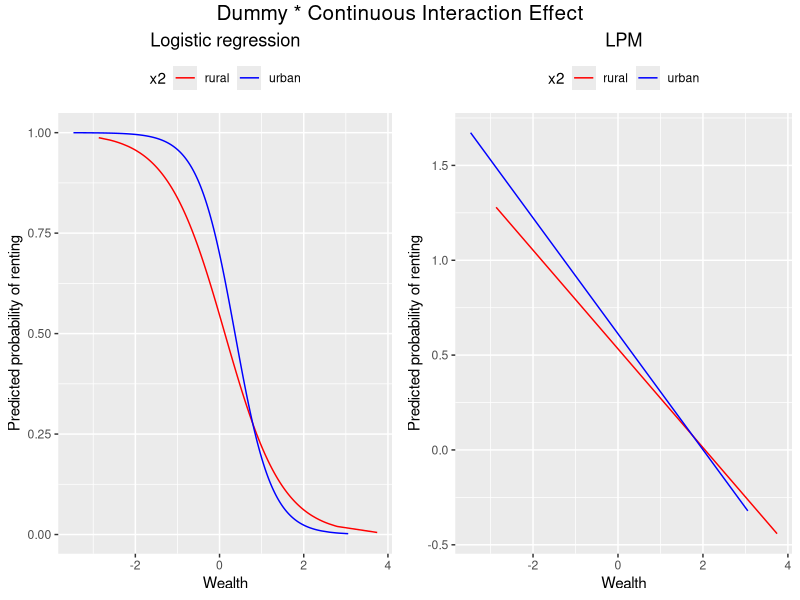
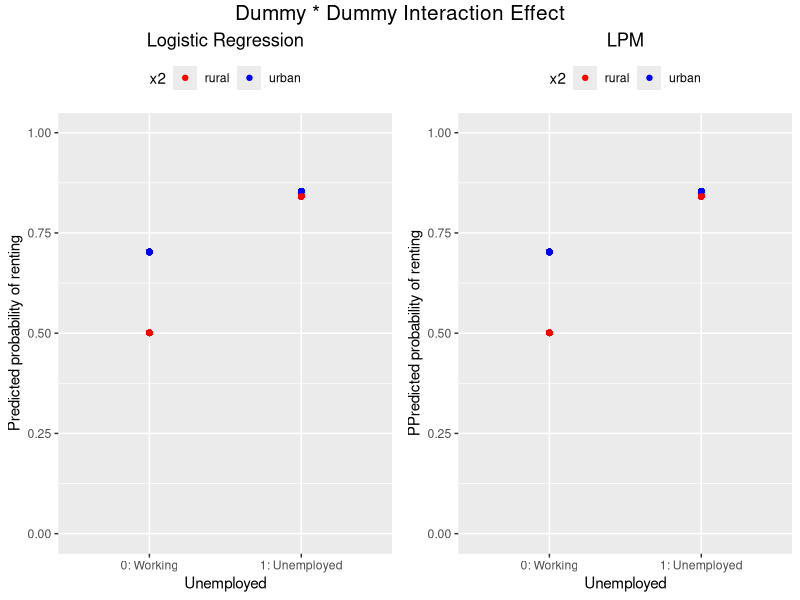
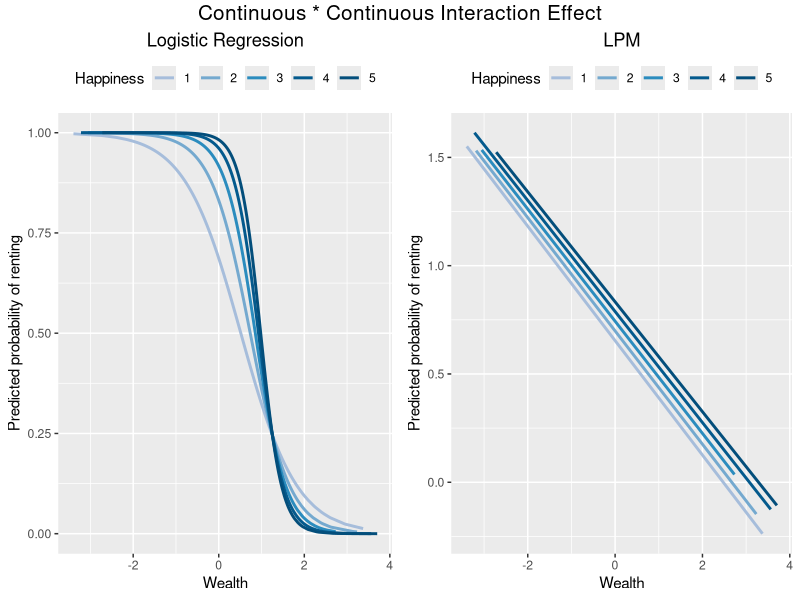

The R script that drew these images, in order:
require(ggplot2)
require(gridExtra)
require(grid)

set.seed(45683)

prob2logit <- function(x){
  logit = log(x / (1 - x))
}


intercept <- prob2logit(0.5)

#Simulate dummy x continuous
sim_dummy_cont = function(sample_size = 3000, beta_0 = intercept, beta_1 = -1.5, beta_2= 0.8, beta_3 = -0.8) {
  x1 = rnorm(n = sample_size)
  x2 = rbinom(n = sample_size, size = 1, prob = 0.7)
  eta = beta_0 + beta_1 * x1+ beta_2 * x2 + beta_3 * (x2 * x1)
  p = 1 / (1 + exp(-eta))
  y = rbinom(n = sample_size, size = 1, prob = p)
  data.frame(y, x1, x2)}

#Simulate dummy x dummy 
sim_dummy_dummy = function(sample_size = 3000, beta_0 = intercept, beta_1 = +1.5, beta_2= +0.8, beta_3 = -0.5) {
  x1 = rbinom(n = sample_size, size = 1, prob = 0.3)
  x2 = rbinom(n = sample_size, size = 1, prob = 0.7)
  eta = beta_0 + beta_1 * x1+ beta_2 * x2 + beta_3 * (x2 * x1)
  p = 1 / (1 + exp(-eta))
  y = rbinom(n = sample_size, size = 1, prob = p)
  data.frame(y, x1, x2)}

#simulate continuous x continuous
sim_cont_cont = function(sample_size = 3000, beta_0 = intercept, beta_1 = -0.5, beta_2= 0.8, beta_3 = -0.8) {
  x1 = rnorm(n = sample_size)
  x2 = sample(rep(1:5, each = (sample_size/5)))
  eta = beta_0 + beta_1 * x1+ beta_2 * x2 + beta_3 * (x2 * x1)
  p = 1 / (1 + exp(-eta))
  y = rbinom(n = sample_size, size = 1, prob = p)
  data.frame(y, x1, x2)}


#Simulate data
data = sim_dummy_cont()

#Dummy x cont
logit <- glm(y ~ x1 + x2 + (x2*x1), data = data,  family=binomial(link='logit'))
pred_logit <- data.frame(unlist(logit$fitted.values), unlist(data$x1), unlist(as.factor(data$x2)))
names(pred_logit) = c("pred","x1", "x2")

p1 <- ggplot(pred_logit, aes(x=x1, y=pred, color=x2)) + 
      geom_line() +
      scale_color_manual(values=c('red','blue'), labels = c("rural", "urban")) +
      ggtitle("Logistic regression") +
      theme(plot.title = element_text(hjust = 0.5))+
      theme(legend.position="top")+ 
      ylab("Predicted probability of renting") +
      xlab("Wealth")


#Run LPM
lpm <- lm(y ~ x1 + x2 + (x2*x1), data = data)
pred_lpm <- data.frame(unlist(lpm$fitted.values), unlist(data$x1), unlist(as.factor(data$x2)))
names(pred_lpm) = c("pred","x1", "x2")

p2 <- ggplot(pred_lpm, aes(x=x1, y=pred, color=x2)) + 
      geom_line() +
      scale_color_manual(values=c('red','blue'), labels = c("rural", "urban")) +
      ggtitle("LPM") +
      theme(plot.title = element_text(hjust = 0.5)) +
      theme(legend.position="top")+ 
      ylab("Predicted probability of renting") +
      xlab("Wealth")

grid.arrange(p1, p2, ncol =2, top = textGrob("Dummy * Continuous Interaction Effect", 
                                             gp=gpar(fontsize=15)))


#Simulate dummy x dummy 
data = sim_dummy_dummy()
logit <- glm(y ~ x1 + x2 + (x2*x1), data = data,  family=binomial(link='logit'))
pred_logit <- data.frame(unlist(logit$fitted.values), unlist(data$x1), unlist(as.factor(data$x2)))
names(pred_logit) = c("pred","x1", "x2")
lpm <- lm(y ~ x1 + x2 + (x2*x1), data = data)
pred_lpm <- data.frame(unlist(lpm$fitted.values), unlist(data$x1), unlist(as.factor(data$x2)))
names(pred_lpm) = c("pred","x1", "x2")

p3 <- ggplot(pred_logit, aes(x=x1, y=pred, color=x2)) + 
  geom_point() +
  scale_color_manual(values=c('red','blue'), labels = c("rural", "urban")) +
  ggtitle("Logistic Regression")+
  theme(plot.title = element_text(hjust = 0.5)) +
  theme(legend.position="top")+ 
  ylab("Predicted probability of renting")+
  xlab("Unemployed") +
  scale_x_discrete(limits = c(0,1), labels=c("0" = "0: Working", "1" = "1: Unemployed"))+
  ylim(0,1)


p4 <- ggplot(pred_lpm, aes(x=x1, y=pred, color=x2)) + 
  geom_point() +
  scale_color_manual(values=c('red','blue'), labels = c("rural", "urban")) +
  ggtitle("LPM")+
  theme(plot.title = element_text(hjust = 0.5)) +
  theme(legend.position="top")+ 
  ylab("PPredicted probability of renting") +
  xlab("Unemployed")+
  scale_x_discrete(limits = c(0,1), labels=c("0" = "0: Working", "1" = "1: Unemployed")) +
  ylim(0,1)

grid.arrange(p3, p4, ncol =2, top = textGrob("Dummy * Dummy Interaction Effect", 
                                             gp=gpar(fontsize=15)))


#Simulate cont x cont 
data = sim_cont_cont()
logit <- glm(y ~ x1 + x2 + (x2*x1), data = data,  family=binomial(link='logit'))
pred_logit <- data.frame(unlist(logit$fitted.values), unlist(data$x1), unlist(data$x2))
names(pred_logit) = c("pred","x1", "x2")
lpm <- lm(y ~ x1 + x2 + (x2*x1), data = data)
pred_lpm <- data.frame(unlist(lpm$fitted.values), unlist(data$x1), unlist(data$x2))
names(pred_lpm) = c("pred","x1", "x2")

p5 <- ggplot(pred_logit, aes(x=x1, y=pred, color = as.factor(x2))) + 
  #geom_point()+
  geom_line(size = 1) +
  ggtitle("Logistic Regression") +
  theme(plot.title = element_text(hjust = 0.5)) +
  theme(legend.position="top")+ 
  ylab("Predicted probability of renting")+
  xlab("Wealth") +
  labs(colour = "Happiness") +
  scale_color_discrete(type=c( '#a6bddb', '#74a9cf', '#2b8cbe', '#045a8d', '#034e7b'))

p6 <- ggplot(pred_lpm, aes(x=x1, y=pred, color = as.factor(x2))) + 
  geom_line(size=1) +
  ggtitle("LPM") +
  theme(plot.title = element_text(hjust = 0.5)) +
  theme(legend.position="top")+ 
  ylab("Predicted probability of renting")+
  xlab("Wealth") +
  labs(colour = "Happiness") +
  scale_color_discrete(type=c( '#a6bddb', '#74a9cf', '#2b8cbe', '#045a8d', '#034e7b'))



grid.arrange(p5, p6, ncol =2,top = textGrob("Continuous * Continuous Interaction Effect", 
                                            gp=gpar(fontsize=15)))

